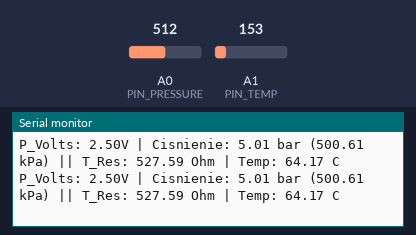
Recording of a sketch running on a simulated Arduino Uno, built with avr-gcc and run on an emulated ATmega328P. On the bench: the last lines printed to the serial monitor. The test bench sets the inputs (shaded band); at power-on: A0 (PIN_PRESSURE) = 512, A1 (PIN_TEMP) = 153.

Above: at 5.8 s.
5.9 s: A0 (PIN_PRESSURE) set to 902
At 6.7 s:
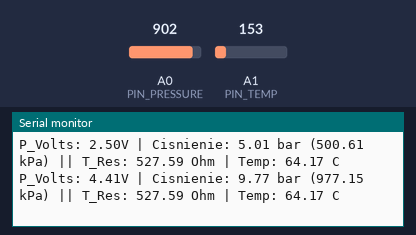
9.0 s: A0 (PIN_PRESSURE) set to 934
At 9.4 s:
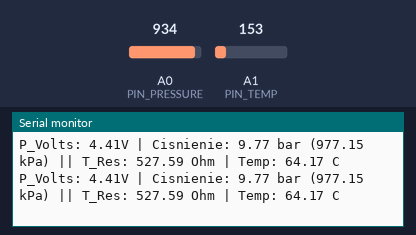
Timing chart, 0 to 12.0 s (numbered marks = the images above; inputs shaded):
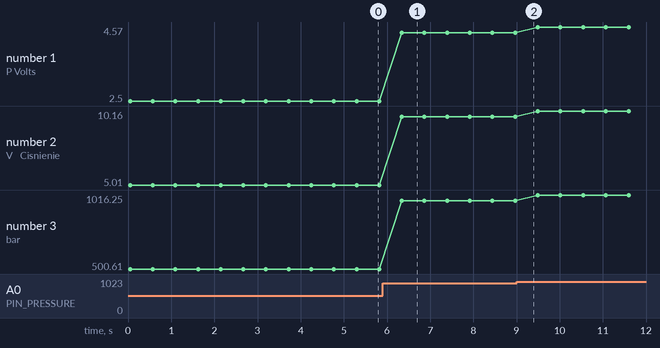

The sketch:

bosch.ino
```cpp
#include <Arduino.h>

// --- KONFIGURACJA PINÓW ---
const int PIN_PRESSURE = A0;
const int PIN_TEMP = A1;

// --- KONFIGURACJA ELEKTRONIKI ---
const float V_SUPPLY = 5.00;      // Zasilanie (zmierzyć miernikiem dla lepszej dokładności!)
const float R_PULLUP = 3000.0;    // Twój rezystor (zalecany bliski 3.16kOhm, np. 3.3kOhm)

// --- TABLICA KALIBRACYJNA TEMPERATURY (z Twojej tabeli) ---
// Wybrałem punkty co 10-20 stopni, kod sobie doliczy resztę (interpolacja)
struct TempPoint {
  float resistance;
  float tempC;
};

// Tabela punktów: {Ohm, Stopnie C}
TempPoint tempTable[] = {
  {44864, -40}, {33676, -35}, {25524, -30}, {19525, -25},
  {15067, -20}, {11724, -15}, {9195,  -10}, {7266,  -5},
  {5784,   0},  {4636,   5},  {3740,   10}, {3037,  15},
  {2480,  20},  {2038,  25},  {1683,   30}, {1398,  35},
  {1167,  40},  {978.9, 45},  {825.0, 50},  {594.0, 60},
  {434.9, 70},  {323.4, 80},  {244.0, 90},  {186.6, 100},
  {144.5, 110}, {113.3, 120}, {89.8,  130}, {71.9,  140}
};

void setup() {
  Serial.begin(9600);
  Serial.println("Bosch 0 261 230 340 - Fuel/Oil Pressure Mode");
}

float getTemperature(float resistance) {
  // Jeśli poza zakresem, zwróć krańce
  if (resistance >= tempTable[0].resistance) return -40.0;
  int tableSize = sizeof(tempTable) / sizeof(tempTable[0]);
  if (resistance <= tempTable[tableSize - 1].resistance) return 140.0;

  // Szukanie w tabeli i interpolacja liniowa
  for (int i = 0; i < tableSize - 1; i++) {
    if (resistance <= tempTable[i].resistance && resistance > tempTable[i+1].resistance) {
      // Znaleziono przedział
      float rHigh = tempTable[i].resistance;
      float rLow = tempTable[i+1].resistance;
      float tLow = tempTable[i].tempC;   // Odpowiada rHigh (bo rezystancja spada gdy temp rośnie)
      float tHigh = tempTable[i+1].tempC;

      // Wzór na interpolację
      float fraction = (resistance - rLow) / (rHigh - rLow);
      return tHigh - (fraction * (tHigh - tLow));
    }
  }
  return 0.0; // Błąd
}

void loop() {
  // --- 1. OBLICZANIE CIŚNIENIA ---
  // Wg Twojego obrazka: U_out = (c1 * p + c0) * Us
  // c1 = 0.0008, c0 = 0.1, Us = 5.0
  // U_out = (0.0008 * p + 0.1) * 5.0
  // U_out = 0.004 * p + 0.5
  // Przekształcamy, aby wyliczyć p (kPa):
  // p = (U_out - 0.5) / 0.004  => czyli: p = (U_out - 0.5) * 250

  int adcPressure = analogRead(PIN_PRESSURE);
  float voltagePressure = (adcPressure * V_SUPPLY) / 1023.0;

  float pressure_kPa = (voltagePressure - 0.5) * 250.0;

  // Korekta ujemnych wartości (szum przy 0 bar)
  if (pressure_kPa < 0) pressure_kPa = 0.0;
  float pressure_bar = pressure_kPa / 100.0;


  // --- 2. OBLICZANIE TEMPERATURY ---
  int adcTemp = analogRead(PIN_TEMP);
  float voltageTemp = (adcTemp * V_SUPPLY) / 1023.0;

  // Oblicz rezystancję czujnika z dzielnika napięcia
  // V_out = V_supply * R_NTC / (R_pullup + R_NTC)
  // R_NTC = (V_out * R_pullup) / (V_supply - V_out)

  float resistanceNTC = 0.0;
  float temperature = 0.0;

  if (voltageTemp > 0.1 && voltageTemp < 4.9) {
     resistanceNTC = (voltageTemp * R_PULLUP) / (V_SUPPLY - voltageTemp);
     temperature = getTemperature(resistanceNTC);
  }

  // --- WYNIKI ---
  Serial.print("P_Volts: "); Serial.print(voltagePressure);
  Serial.print("V | Cisnienie: "); Serial.print(pressure_bar); Serial.print(" bar (");
  Serial.print(pressure_kPa); Serial.print(" kPa)");

  Serial.print(" || T_Res: "); Serial.print(resistanceNTC);
  Serial.print(" Ohm | Temp: "); Serial.print(temperature); Serial.println(" C");

  delay(500);
}
```

Measured:
- after the input at 5.9 s, the serial monitor: prints a new line after 0.44 s (image 1)
- plotted number 1: 2.5 → 4.41 after the input at 5.9 s, 4.41 → 4.57 after the input at 9.0 s
- plotted number 2: 5.01 → 9.77 after the input at 5.9 s, 9.77 → 10.16 after the input at 9.0 s
- plotted number 3: 500.61 → 977.15 after the input at 5.9 s, 977.15 → 1016.25 after the input at 9.0 s
